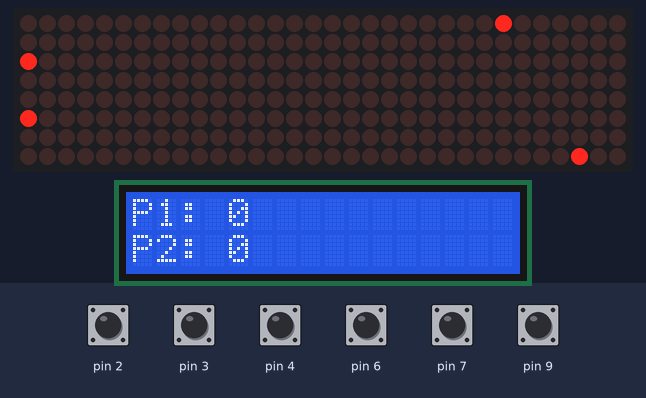
Recording of a sketch running on a simulated Arduino Uno, built with avr-gcc and run on an emulated ATmega328P. Parts: 32×8 LED matrix, 16×2 character LCD. The inputs (shaded band) are chosen by the test bench; at power-on: pin 2–4, pin 6, pin 7, pin 9 HIGH. Random numbers use the default seed unless the sketch sets one.

Above: at 1.2 s.
1.3 s: pin 2 pulled LOW for 0.15 s
At 1.56 s:
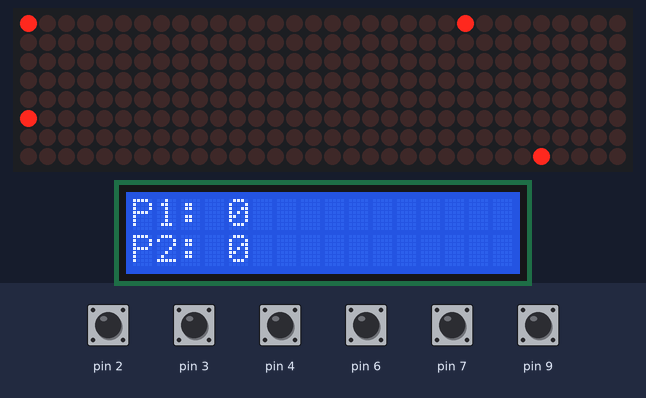
2.0 s: pin 3 pulled LOW for 0.15 s
At 2.51 s:
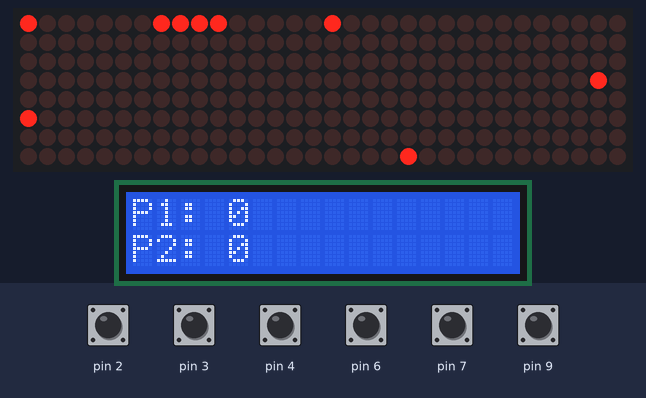
2.7 s: pin 4 pulled LOW for 0.15 s
At 3.14 s:
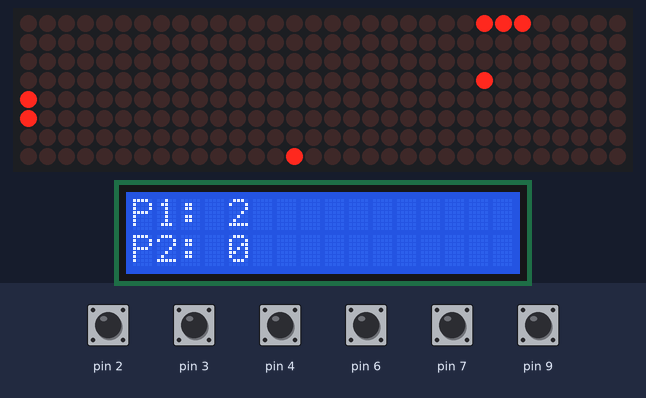
3.4 s: pin 7 pulled LOW for 0.15 s
At 3.8 s:
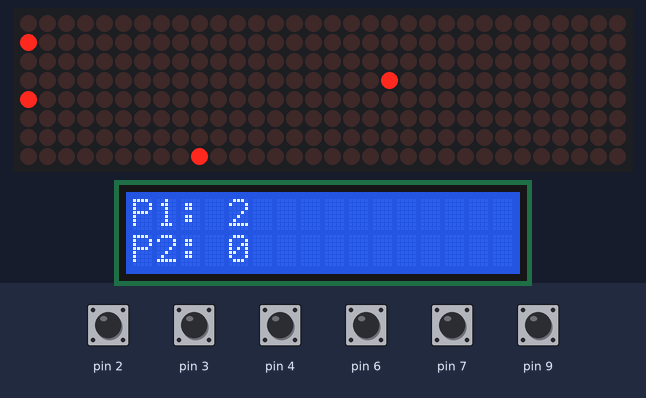
4.1 s: pin 6 pulled LOW for 0.15 s
At 4.45 s:
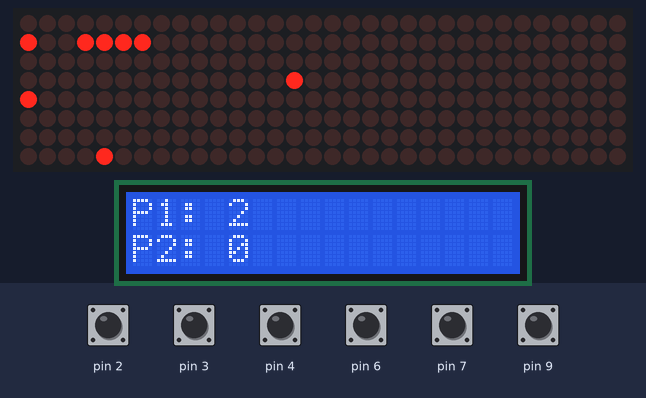
4.8 s: pin 9 pulled LOW for 1 s
At 5.57 s:
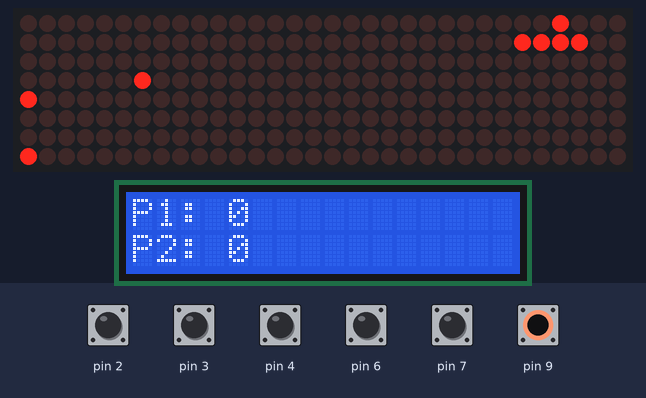
Timing chart, 0 to 7.8 s (numbered marks = the images above; inputs shaded):
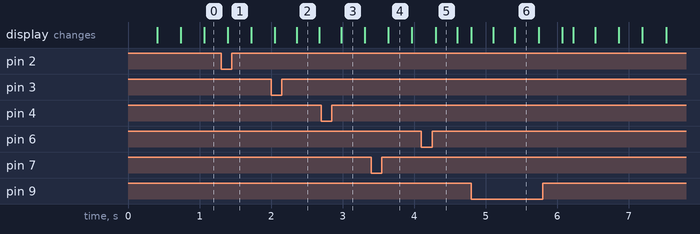

The sketch:

sketch_mar2a.ino
```cpp
#include <MD_Parola.h>
#include <MD_MAX72xx.h>
#include <SPI.h>
#include <Wire.h>
#include <LiquidCrystal_I2C.h>

#define HARDWARE_TYPE MD_MAX72XX::FC16_HW
#define MAX_DEVICES 4
#define CS_PIN 10

MD_Parola P = MD_Parola(HARDWARE_TYPE, CS_PIN, MAX_DEVICES);
MD_MAX72XX *mx;
LiquidCrystal_I2C lcd(0x27, 16, 2);

int p1Y = 2, p2Y = 5;
const int pX = 31;
int score1 = 0, score2 = 0;
int maxScore = 25;

#define MAX_BULLETS 6
int bX[MAX_BULLETS], bY[MAX_BULLETS], bOwner[MAX_BULLETS];
bool bActive[MAX_BULLETS];

#define MAX_ENEMIES 4
int eX[MAX_ENEMIES], eY[MAX_ENEMIES];
bool eActive[MAX_ENEMIES];
unsigned long lastEnemyMove = 0;
int enemySpeed = 110;

const char* effects[] = {"OUCH!", "UGH!", "WAIT!", "OPS!"};

void updateLCD() {
  lcd.setCursor(0, 0);
  lcd.print("P1: "); lcd.print(score1);
  lcd.print("    ");
  lcd.setCursor(0, 1);
  lcd.print("P2: "); lcd.print(score2);
  lcd.print("    ");
}

void screenFlash() {
  const char* msg = effects[random(0, 4)];
  P.setTextAlignment(PA_CENTER);
  for(int i = 0; i < 3; i++) {
    P.print(msg);
    mx->control(MD_MAX72XX::INTENSITY, 15);
    delay(40);
    mx->control(MD_MAX72XX::INTENSITY, 0);
    delay(30);
  }
  mx->control(MD_MAX72XX::INTENSITY, 5);
  P.displayClear();
  updateLCD();
}

void resetGame(String winner) {
  P.displayClear();
  P.setTextAlignment(PA_CENTER);
  P.print(winner);
  lcd.clear();
  lcd.setCursor(0, 0);
  lcd.print("FIM DE JOGO");
  lcd.setCursor(0, 1);
  lcd.print(winner);
  delay(5000);
  score1 = 0; score2 = 0;
  for(int i=0; i<MAX_ENEMIES; i++) eActive[i] = false;
  for(int i=0; i<MAX_BULLETS; i++) bActive[i] = false;
  lcd.clear();
  updateLCD();
}

void setup() {
  pinMode(2, INPUT_PULLUP); pinMode(4, INPUT_PULLUP); pinMode(3, INPUT_PULLUP);
  pinMode(7, INPUT_PULLUP); pinMode(9, INPUT_PULLUP); pinMode(6, INPUT_PULLUP);
  P.begin();
  mx = P.getGraphicObject();
  mx->control(MD_MAX72XX::INTENSITY, 5);
  P.setTextAlignment(PA_CENTER);
  lcd.init();
  lcd.backlight();
  updateLCD();
  randomSeed(analogRead(0));
}

void loop() {
  mx->clear();
  if (digitalRead(2) == LOW && p1Y > 0) p1Y--;
  if (digitalRead(4) == LOW && p1Y < 7) p1Y++;
  if (digitalRead(7) == LOW && p2Y > 0) p2Y--;
  if (digitalRead(9) == LOW && p2Y < 7) p2Y++;
  if (digitalRead(3) == LOW) {
    for(int i=0; i<MAX_BULLETS; i++) {
      if(!bActive[i]) { bX[i] = pX - 1; bY[i] = p1Y; bOwner[i] = 1; bActive[i] = true; break; }
    }
  }
  if (digitalRead(6) == LOW) {
    for(int i=0; i<MAX_BULLETS; i++) {
      if(!bActive[i]) { bX[i] = pX - 1; bY[i] = p2Y; bOwner[i] = 2; bActive[i] = true; break; }
    }
  }
  for(int i=0; i<MAX_BULLETS; i++) {
    if(bActive[i]) {
      bX[i]--;
      if(bX[i] < 0) { bActive[i] = false; continue; }
      for(int j=0; j<MAX_ENEMIES; j++) {
        if(eActive[j] && bX[i] <= eX[j] && bY[i] == eY[j]) {
          eActive[j] = false;
          bActive[i] = false;
          if(bOwner[i] == 1) score1 += 2; else score2 += 2;
          updateLCD();
        }
      }
      if(bActive[i]) mx->setPoint(bY[i], bX[i], true);
    }
  }
  if (millis() - lastEnemyMove > enemySpeed) {
    lastEnemyMove = millis();
    for(int i=0; i<MAX_ENEMIES; i++) {
      if(eActive[i]) {
        eX[i]++;
        if(eX[i] > 31) {
           eActive[i] = false;
           score1 = (score1 >= 10) ? score1 - 10 : 0;
           score2 = (score2 >= 10) ? score2 - 10 : 0;
           screenFlash();
        }
      } else if(random(0, 100) > 96) {
        eX[i] = 0; eY[i] = random(0, 8);
        eActive[i] = true;
      }
    }
  }
  mx->setPoint(p1Y, pX, true);
  mx->setPoint(p2Y, pX, true);
  for(int i=0; i<MAX_ENEMIES; i++) if(eActive[i]) mx->setPoint(eY[i], eX[i], true);
  if(score1 >= maxScore) resetGame("P1 WIN");
  if(score2 >= maxScore) resetGame("P2 WIN");
  delay(35);
}
```
